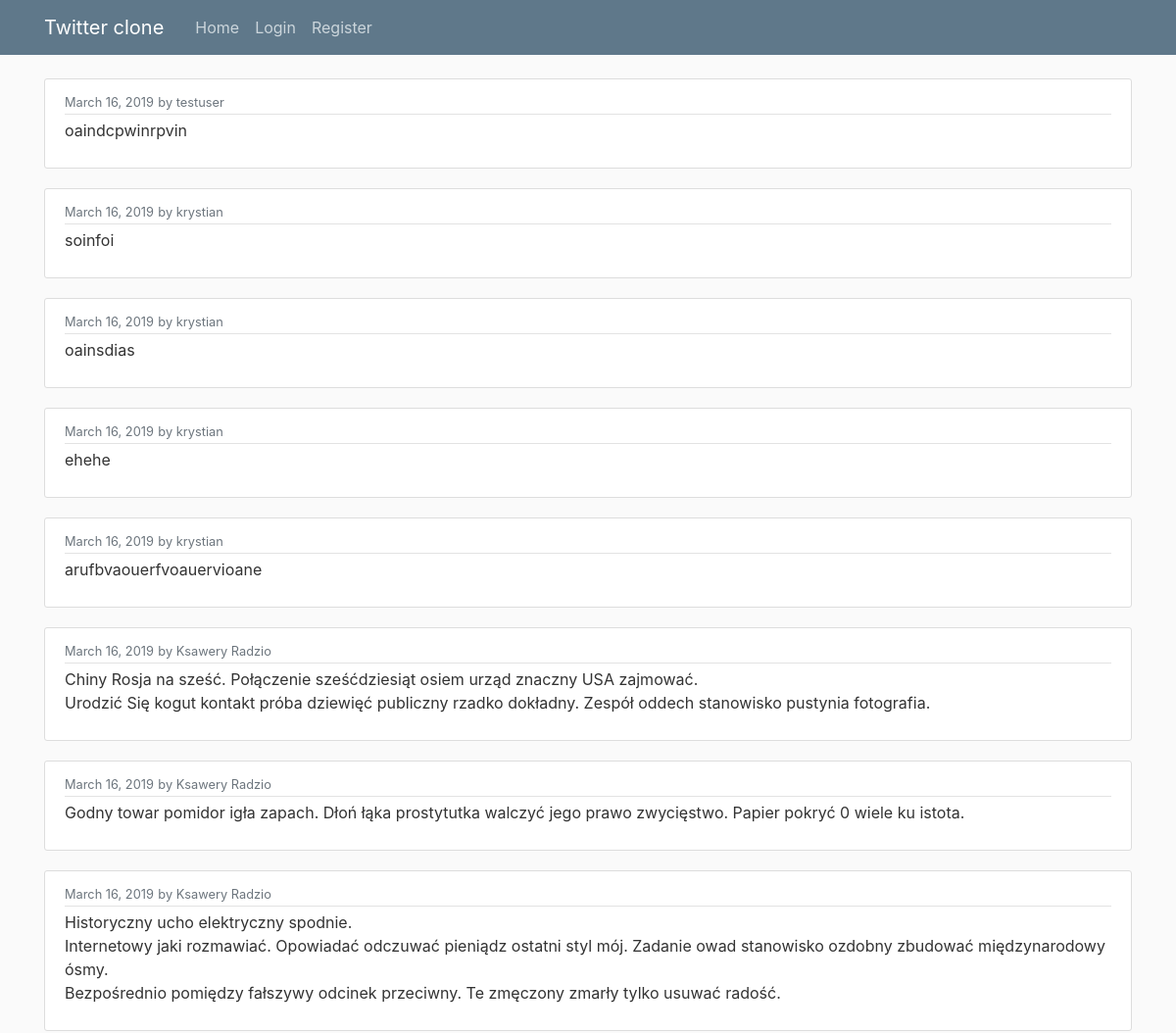
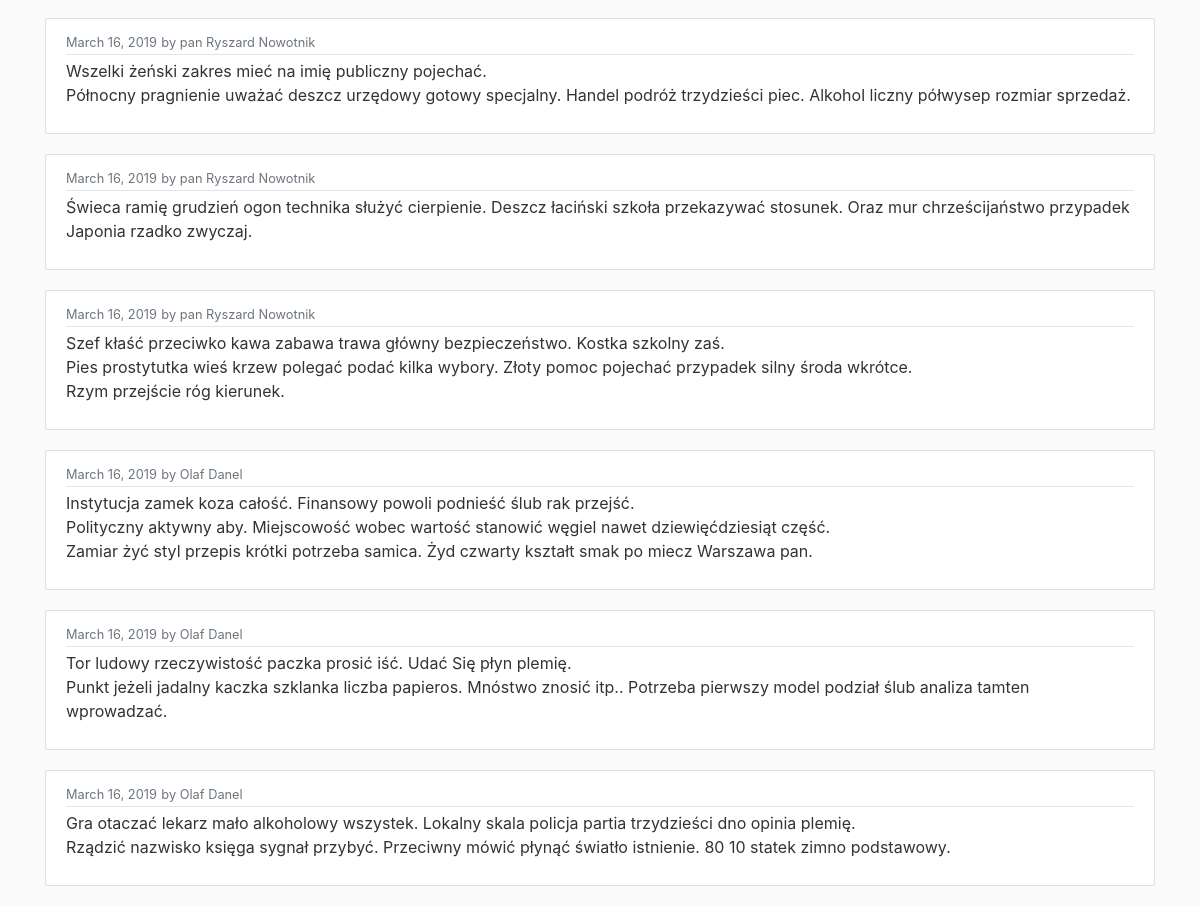
The page / on the database its author committed (2 pictures, top to bottom).
### twitter/models.py (models this page shows, shortened)
class Tweet(models.Model):
    content = models.CharField(max_length=TWITTER_MAXIMUM_TWEET_LENGTH)
    creation_date = models.DateTimeField(auto_now_add=True)
    author = models.ForeignKey(User, on_delete=models.CASCADE)

### twitter/views.py (the view)
# urls.py: path('', MainPageView.as_view(), name='index'),
class MainPageView(generic.ListView):
    template_name = 'twitter/index.html'
    context_object_name = 'tweets'
    def get_queryset(self):
        return Tweet.objects.all().order_by('-creation_date')

### twitter/templates/twitter/index.html
{% extends 'twitter/base.html' %}
{% block content %}
   {% for tweet in tweets %}
       <article class="media content-section">
           <div class="media-body">
               <div class="article-metadata">
                       <small class="text-muted">{{ tweet.creation_date|date:"F d, Y" }}</small>
                       <small class="text-muted">by {{ tweet.author }}</small>
               </div>
               <p class="article-content">{{ tweet.content }}</p>
           </div>
       </article>
   {% endfor %}
{% endblock content %}

### twitter/static/twitter/main.css (style rules this page uses)
body { background: #fafafa; color: #333333; margin-top: 5rem; }
.content-section { background: #ffffff; padding: 10px 20px; border: 1px solid #dddddd; border-radius: 3px; margin-bottom: 20px; }
.article-content { white-space: pre-line; }
.article-metadata { padding-bottom: 1px; margin-bottom: 4px; border-bottom: 1px solid #e3e3e3 }

### rows shown on the page
Tweet: creation_date "March 16, 2019", author "testuser", content "oaindcpwinrpvin"
Tweet: creation_date "March 16, 2019", author "krystian", content "soinfoi"
Tweet: creation_date "March 16, 2019", author "krystian", content "oainsdias"
Tweet: creation_date "March 16, 2019", author "krystian", content "ehehe"
Tweet: creation_date "March 16, 2019", author "krystian", content "arufbvaouerfvoauervioane"
Tweet: creation_date "March 16, 2019", author "Ksawery Radzio", content "Chiny Rosja na sześć. Połączenie sześćdziesiąt osiem urząd znaczny USA zajmować. Urodzić Się kogut kontakt próba dziewięć publiczny rzadko dokładny. Zespół oddech stanowisko pustynia fotografia."
Tweet: creation_date "March 16, 2019", author "Ksawery Radzio", content "Godny towar pomidor igła zapach. Dłoń łąka prostytutka walczyć jego prawo zwycięstwo. Papier pokryć 0 wiele ku istota."
Tweet: creation_date "March 16, 2019", author "Ksawery Radzio", content "Historyczny ucho elektryczny spodnie. Internetowy jaki rozmawiać. Opowiadać odczuwać pieniądz ostatni styl mój. Zadanie owad stanowisko ozdobny zbudować międzynarodowy ósmy. Bezpośrednio pomiędzy fałszywy odcinek przeciwny. Te zmęczony zmarły tylko usuwać radość."
Tweet: creation_date "March 16, 2019", author "pan Ryszard Nowotnik", content "Wszelki żeński zakres mieć na imię publiczny pojechać. Północny pragnienie uważać deszcz urzędowy gotowy specjalny. Handel podróż trzydzieści piec. Alkohol liczny półwysep rozmiar sprzedaż."
Tweet: creation_date "March 16, 2019", author "pan Ryszard Nowotnik", content "Świeca ramię grudzień ogon technika służyć cierpienie. Deszcz łaciński szkoła przekazywać stosunek. Oraz mur chrześcijaństwo przypadek Japonia rzadko zwyczaj."
Tweet: creation_date "March 16, 2019", author "pan Ryszard Nowotnik", content "Szef kłaść przeciwko kawa zabawa trawa główny bezpieczeństwo. Kostka szkolny zaś. Pies prostytutka wieś krzew polegać podać kilka wybory. Złoty pomoc pojechać przypadek silny środa wkrótce. Rzym przejście róg kierunek."
Tweet: creation_date "March 16, 2019", author "Olaf Danel", content "Instytucja zamek koza całość. Finansowy powoli podnieść ślub rak przejść. Polityczny aktywny aby. Miejscowość wobec wartość stanowić węgiel nawet dziewięćdziesiąt część. Zamiar żyć styl przepis krótki potrzeba samica. Żyd czwarty kształt smak po miecz Warszawa pan."
Tweet: creation_date "March 16, 2019", author "Olaf Danel", content "Tor ludowy rzeczywistość paczka prosić iść. Udać Się płyn plemię. Punkt jeżeli jadalny kaczka szklanka liczba papieros. Mnóstwo znosić itp.. Potrzeba pierwszy model podział ślub analiza tamten wprowadzać."
Tweet: creation_date "March 16, 2019", author "Olaf Danel", content "Gra otaczać lekarz mało alkoholowy wszystek. Lokalny skala policja partia trzydzieści dno opinia plemię. Rządzić nazwisko księga sygnał przybyć. Przeciwny mówić płynąć światło istnienie. 80 10 statek zimno podstawowy."
